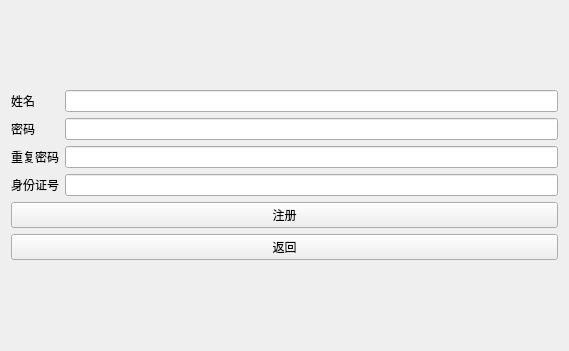
<?xml version="1.0" encoding="UTF-8"?>
<ui version="4.0">
 <class>DoctorRegister</class>
 <widget class="QWidget" name="DoctorRegister">
  <property name="geometry">
   <rect>
    <x>0</x>
    <y>0</y>
    <width>569</width>
    <height>351</height>
   </rect>
  </property>
  <property name="windowTitle">
   <string>Form</string>
  </property>
  <layout class="QGridLayout" name="gridLayout_2">
   <item row="0" column="0">
    <layout class="QGridLayout" name="gridLayout">
     <item row="0" column="0">
      <widget class="QLabel" name="label">
       <property name="text">
        <string>姓名</string>
       </property>
      </widget>
     </item>
     <item row="0" column="1">
      <widget class="QLineEdit" name="dname"/>
     </item>
     <item row="1" column="0">
      <widget class="QLabel" name="label_2">
       <property name="text">
        <string>密码</string>
       </property>
      </widget>
     </item>
     <item row="1" column="1">
      <widget class="QLineEdit" name="password"/>
     </item>
     <item row="2" column="0">
      <widget class="QLabel" name="label_4">
       <property name="text">
        <string>重复密码</string>
       </property>
      </widget>
     </item>
     <item row="2" column="1">
      <widget class="QLineEdit" name="checkpass"/>
     </item>
     <item row="3" column="0">
      <widget class="QLabel" name="label_3">
       <property name="text">
        <string>身份证号</string>
       </property>
      </widget>
     </item>
     <item row="3" column="1">
      <widget class="QLineEdit" name="did"/>
     </item>
     <item row="4" column="0" colspan="2">
      <widget class="QPushButton" name="registerBtn">
       <property name="text">
        <string>注册</string>
       </property>
      </widget>
     </item>
     <item row="5" column="0" colspan="2">
      <widget class="QPushButton" name="returnBtn">
       <property name="text">
        <string>返回</string>
       </property>
      </widget>
     </item>
    </layout>
   </item>
  </layout>
 </widget>
 <resources/>
 <connections/>
</ui>
